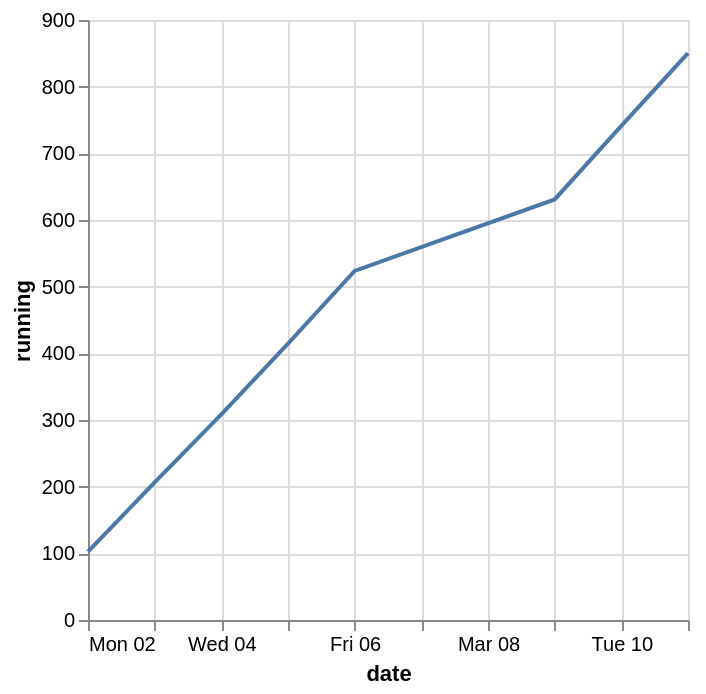

Express this chart as Vega-Lite.
### Vega-Lite specification from a JSON file in a GitHub repository (floating-point values rounded to 4 significant figures)
{"$schema": "https://vega.github.io/schema/vega-lite/v6.json", "data": {"values": [{"date": "2026-03-02", "value": 102.5}, {"date": "2026-03-03", "value": 104.1}, {"date": "2026-03-04", "value": 101.8}, {"date": "2026-03-05", "value": 106.3}, {"date": "2026-03-06", "value": 108.9}, {"date": "2026-03-09", "value": 107.2}, {"date": "2026-03-10", "value": 110.4}, {"date": "2026-03-11", "value": 109.0}]}, "description": "Running total with a window.", "encoding": {"x": {"field": "date", "type": "temporal"}, "y": {"field": "running", "type": "quantitative"}}, "mark": "line", "transform": [{"sort": [{"field": "date"}], "window": [{"as": "running", "field": "value", "op": "sum"}]}], "usermeta": {"eas": {"standin_ratio": 0.038, "threshold": 0.06}}}
